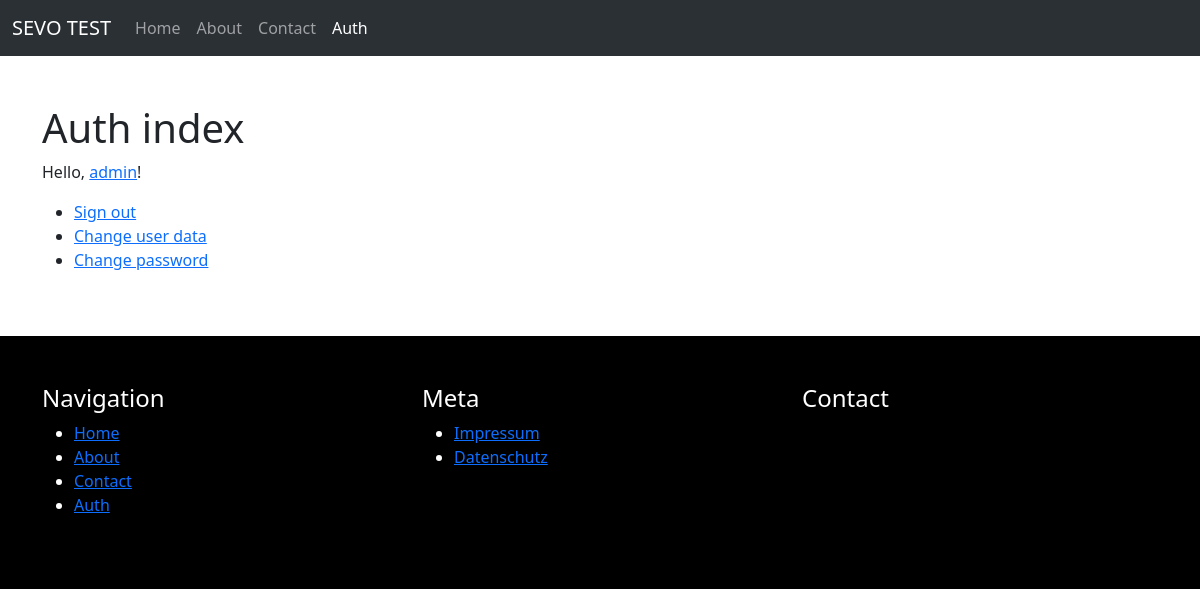
The app's page /auth/ (signed in) with its own data.
### sevo_pages/models.py (models this page shows, shortened)
class PageMenu(models.Model):
    menu = models.ForeignKey("Menu", blank=True, null=True, on_delete=models.SET_NULL)
    page = models.ForeignKey(Page, blank=True, null=True, on_delete=models.CASCADE, verbose_name=_("Page"))
    url_path = models.SlugField(blank=True, null=True, verbose_name=_("URL path"))
    is_reverse = models.BooleanField(default=False, verbose_name=_("Is reverse"))
    order = models.PositiveIntegerField(default=0, verbose_name=_("Order"))
    published = models.BooleanField(default=True, verbose_name=_("Published"))
    def get_page(self):
        return self.page
    class Meta:
        ordering = ["order"]
        verbose_name = _("Page Menu")
        verbose_name_plural = _("Page Menus")

class Page(models.Model):
    class MenueChoices(models.IntegerChoices):
        MAIN = 0, _("Main"),
        META = 1, _("Meta"),
        NONE = 2, _("None")
    title = models.CharField(max_length=50, verbose_name=_("Title"))
    slug = models.SlugField(max_length=50, unique=True, verbose_name=_("Slug"))
    meta_description = models.CharField(max_length=160, blank=True, null=True, verbose_name=_("Meta description"))
    meta_custom = models.TextField(blank=True, null=True, verbose_name=_("Meta custom tags"))
    picture = models.ForeignKey(Picture, blank=True, null=True, on_delete=models.SET_NULL)
    url_path = models.CharField(max_length=255, blank=True, null=True, verbose_name=_("URL path"))
    is_reverse = models.BooleanField(default=False, verbose_name=_("Is reverse"))
    published = models.BooleanField(default=True, verbose_name=_("Published"))
    is_home = models.BooleanField(default=False)
    created_at = models.DateTimeField(auto_now_add=True, verbose_name=_("Created at"))
    updated_at = models.DateTimeField(auto_now=True, verbose_name=_("Updated at"))
    def get_absolute_url(self):
        if self.url_path != None:
            if self.is_reverse:
                path = reverse(self.url_path)
            else:
                path = self.url_path
            return path
        if self.is_home:
            return reverse("homepage")
        return reverse("sevo-pages-detail", kwargs={"slug": self.slug})
    @classmethod
    def get_home_page(cls):
        try:
            home = cls.objects.get(is_home=True)
        except:
            home = cls.objects.first
        return home
    class Meta:
        verbose_name = _("Page")
        verbose_name_plural = _("Pages")

### sevo_auth/views.py (the view)
# urls.py: path("", index, name="immo-test-index")
def index(request):
    user = request.user
    return render(request, "sevo_auth/index.html", {
        "title": _("Auth index"),
        "user": user
    })

### sevo_pages/models.py (called while the page is built)
    def get_all_pagemenus(self):
        return self.pagemenu_set.all()

    def get_published_pagemenus(self):
        return self.get_all_pagemenus().filter(published=True)

### sevo_pages/templatetags/page_tags.py (called while the page is built)
@register.simple_tag
def is_active_page(path, page):
    if page.get_absolute_url() == path:
        return "active"

### utils/context_processors.py (called while the page is built)
def menus_context(request):
    menus = Menu.objects.all()
    menu_main = menus.get(name="Main")
    menu_meta = menus.get(name="Meta")
    homepage = Page.get_home_page()
    return {
        "menus": menus,
        "menu_main": menu_main,
        "menu_meta": menu_meta,
        "homepage": homepage
    }

### sevo_auth/templates/sevo_auth/index.html (shortened to what this page needs)
{% extends "base.html" %}
{% load i18n %}
{% block content %}
<h1>{{ title }}</h1>
{% if user %}
    <p>
        {% trans "Hello" %}, <a href="{% url 'sevo-auth-change-user-data' %}">{{user}}</a>!
    </p>
{% endif %}
<ul>
    {% if user.is_authenticated == False %}
        <li>
            <a href="{% url 'sevo-auth-sign-up' %}">{% trans "Sign up" %}</a>
        </li>
        <li>
            <a href="{% url 'sevo-auth-sign-in' %}">{% trans "Sign in" %}</a>
        </li>
        <li>
            <a href="{% url 'sevo-auth-forgot-password' %}">{% trans "Forgot password" %}</a>
        </li>
    {% else %}
        <li>
            <a href="{% url 'sevo-auth-sign-out' %}">{% trans "Sign out" %}</a>
        </li>
        <li>
            <a href="{% url 'sevo-auth-change-user-data' %}">{% trans "Change user data" %}</a>
        </li>
        <li>
            <a href="{% url 'sevo-auth-change-password' %}">{% trans "Change password" %}</a>
        </li>
    {% endif %}
</ul>
{%  endblock %}

### templates/partials/_navbar.html (shortened to what this page needs)
{% load page_tags %}
<nav class="navbar bg-dark navbar-expand-lg bg-body-tertiary" data-bs-theme="dark">
    <div class="container-fluid">
      <a class="navbar-brand" href="{% url 'homepage' %}">SEVO TEST</a>
      <div class="collapse navbar-collapse" id="navbarSupportedContent">
        <ul class="navbar-nav me-auto mb-2 mb-lg-0">
            {% for pmenu in menu_main.get_published_pagemenus %}
                <li class="nav-item">
                    <a class="nav-link {% is_active_page path=request.path page=pmenu.get_page %}" href={{ pmenu.get_page.get_absolute_url }}>{{ pmenu.get_page.title }}</a>
                </li>
            {% endfor %}
        </ul>
      </div>
    </div>
  </nav>

### templates/partials/_footer.html
<footer class="bg-black text-white py-5">
    <div class="container">
        <div class="row">
            <div class="col-md-4 mb-2">
                <h4>Navigation</h4>
                <ul>
                    {% for pmenu in menu_main.get_published_pagemenus %}
                        <li>
                            <a href="{{ pmenu.get_page.get_absolute_url }}">{{ pmenu.get_page.title }}</a>
                        </li>
                    {% endfor %}
                </ul>
            </div>
            <div class="col-md-4 mb-2">
                <h4>Meta</h4>
                <ul>
                    {% for pmenu in menu_meta.get_published_pagemenus %}
                        <li>
                            <a href="{{ pmenu.get_page.get_absolute_url }}">{{ pmenu.get_page.title }}</a>
                        </li>
                    {% endfor %}
                </ul>
            </div>
            <div class="col-md-4 mb-2">
                <h4>Contact</h4>
            </div>
        </div>
    </div>
</footer>

### records on screen
PageMenu: get_page "Home"
PageMenu: get_page "About"
PageMenu: get_page "Contact"
PageMenu: get_page "Auth"
PageMenu: get_page "Impressum"
PageMenu: get_page "Datenschutz"

### other values on screen
{{ title }} "Auth index"
{{ user }} "admin"
